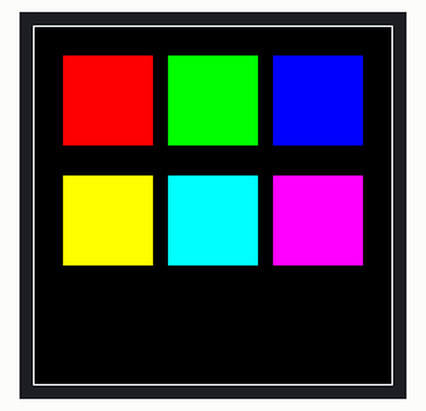
Recording of a program running on a simulated ESP32 board running MicroPython. On the bench: 240×240 colour display. What the program prints to the serial console is not drawn. At 5.9 s the program stops and its outputs stay as they are.

Above: at 5.9 s.

The program:

teste_st7789.py
```python
from machine import Pin, SPI
import time


# ============================================================
# ESP32-C3 SUPER MINI + ST7789 240x240
# ============================================================

PIN_SCK  = 4       # ST7789 SCL/SCK
PIN_MOSI = 6       # ST7789 SDA/MOSI
PIN_RST  = 21      # ST7789 RST / GPIO21 (TX)
PIN_DC   = 9       # ST7789 DC / GPIO9 (SCL)
PIN_CS   = 8       # ST7789 CS / GPIO8 (SDA)


# ============================================================
# CORES RGB565
# ============================================================

BLACK   = 0x0000
WHITE   = 0xFFFF
RED     = 0xF800
GREEN   = 0x07E0
BLUE    = 0x001F
YELLOW  = 0xFFE0
CYAN    = 0x07FF
MAGENTA = 0xF81F


# ============================================================
# COMANDOS ST7789
# ============================================================

SWRESET = 0x01
SLPOUT  = 0x11
COLMOD  = 0x3A
MADCTL  = 0x36
CASET   = 0x2A
RASET   = 0x2B
RAMWR   = 0x2C
INVON   = 0x21
DISPON  = 0x29


# ============================================================
# DRIVER ST7789
# ============================================================

class ST7789:

    def __init__(self):

        self.width = 240
        self.height = 240

        # SPI hardware da ESP32-C3
        self.spi = SPI(
            1,
            baudrate=40_000_000,
            polarity=0,
            phase=0,
            sck=Pin(PIN_SCK),
            mosi=Pin(PIN_MOSI)
        )

        # GPIOs definidos manualmente
        self.dc = Pin(PIN_DC, Pin.OUT)
        self.rst = Pin(PIN_RST, Pin.OUT)
        self.cs = Pin(PIN_CS, Pin.OUT)

        # Estado inicial
        self.cs.value(1)
        self.dc.value(1)

        # Inicialização
        self.reset()
        self.init_display()

    # ========================================================
    # RESET
    # ========================================================

    def reset(self):

        self.rst.value(1)
        time.sleep_ms(50)

        self.rst.value(0)
        time.sleep_ms(100)

        self.rst.value(1)
        time.sleep_ms(150)

    # ========================================================
    # ENVIA COMANDO
    # ========================================================

    def command(self, cmd):

        self.cs.value(0)

        self.dc.value(0)

        self.spi.write(bytes([cmd]))

        self.cs.value(1)

    # ========================================================
    # ENVIA DADOS
    # ========================================================

    def data(self, data):

        self.cs.value(0)

        self.dc.value(1)

        self.spi.write(data)

        self.cs.value(1)

    # ========================================================
    # INICIALIZAÇÃO DO ST7789
    # ========================================================

    def init_display(self):

        # Software reset
        self.command(SWRESET)
        time.sleep_ms(150)

        # Sai do modo sleep
        self.command(SLPOUT)
        time.sleep_ms(120)

        # 16 bits por pixel / RGB565
        self.command(COLMOD)
        self.data(b'\x55')
        time.sleep_ms(10)

        # Orientação
        self.command(MADCTL)
        self.data(b'\x00')

        # Área inicial
        self.set_window(
            0,
            0,
            self.width - 1,
            self.height - 1
        )

        # Inversão
        self.command(INVON)

        time.sleep_ms(10)

        # Display ON
        self.command(DISPON)

        time.sleep_ms(100)

    # ========================================================
    # DEFINE ÁREA DE ESCRITA
    # ========================================================

    def set_window(self, x0, y0, x1, y1):

        # Colunas
        self.command(CASET)

        self.data(bytes([
            x0 >> 8,
            x0 & 0xFF,
            x1 >> 8,
            x1 & 0xFF
        ]))

        # Linhas
        self.command(RASET)

        self.data(bytes([
            y0 >> 8,
            y0 & 0xFF,
            y1 >> 8,
            y1 & 0xFF
        ]))

        # Inicia escrita
        self.command(RAMWR)

    # ========================================================
    # PREENCHE TELA
    # ========================================================

    def fill(self, color):

        hi = color >> 8
        lo = color & 0xFF

        # Buffer de 256 pixels
        buffer = bytes([hi, lo]) * 256

        self.set_window(
            0,
            0,
            self.width - 1,
            self.height - 1
        )

        self.cs.value(0)
        self.dc.value(1)

        total = self.width * self.height

        blocks = total // 256
        remainder = total % 256

        for _ in range(blocks):
            self.spi.write(buffer)

        if remainder:
            self.spi.write(
                bytes([hi, lo]) * remainder
            )

        self.cs.value(1)

    # ========================================================
    # PIXEL
    # ========================================================

    def pixel(self, x, y, color):

        if x < 0 or x >= self.width:
            return

        if y < 0 or y >= self.height:
            return

        self.set_window(x, y, x, y)

        self.cs.value(0)
        self.dc.value(1)

        self.spi.write(bytes([
            color >> 8,
            color & 0xFF
        ]))

        self.cs.value(1)

    # ========================================================
    # RETÂNGULO
    # ========================================================

    def rect(self, x, y, w, h, color):

        if w <= 0 or h <= 0:
            return

        x2 = x + w - 1
        y2 = y + h - 1

        self.set_window(x, y, x2, y2)

        hi = color >> 8
        lo = color & 0xFF

        buffer = bytes([hi, lo]) * 256

        total = w * h

        self.cs.value(0)
        self.dc.value(1)

        blocks = total // 256
        remainder = total % 256

        for _ in range(blocks):
            self.spi.write(buffer)

        if remainder:
            self.spi.write(
                bytes([hi, lo]) * remainder
            )

        self.cs.value(1)

    # ========================================================
    # LINHA HORIZONTAL
    # ========================================================

    def hline(self, x, y, w, color):
        self.rect(x, y, w, 1, color)

    # ========================================================
    # LINHA VERTICAL
    # ========================================================

    def vline(self, x, y, h, color):
        self.rect(x, y, 1, h, color)


# ============================================================
# INICIALIZAÇÃO
# ============================================================

print()
print("====================================")
print(" ESP32-C3 + ST7789 240x240")
print("====================================")
print("SCK  :", PIN_SCK)
print("MOSI :", PIN_MOSI)
print("RST  :", PIN_RST)
print("DC   :", PIN_DC)
print("CS   :", PIN_CS)
print("====================================")

display = ST7789()

print("ST7789 inicializado!")


# ============================================================
# TESTE DE CORES
# ============================================================

display.fill(BLACK)
time.sleep(1)

display.fill(RED)
time.sleep(1)

display.fill(GREEN)
time.sleep(1)

display.fill(BLUE)
time.sleep(1)

display.fill(WHITE)
time.sleep(1)


# ============================================================
# TELA DE TESTE
# ============================================================

display.fill(BLACK)

# Borda superior
display.hline(0, 0, 240, WHITE)

# Borda inferior
display.hline(0, 239, 240, WHITE)

# Borda esquerda
display.vline(0, 0, 240, WHITE)

# Borda direita
display.vline(239, 0, 240, WHITE)


# Quadrados superiores
display.rect(20, 20, 60, 60, RED)
display.rect(90, 20, 60, 60, GREEN)
display.rect(160, 20, 60, 60, BLUE)

# Quadrados inferiores
display.rect(20, 100, 60, 60, YELLOW)
display.rect(90, 100, 60, 60, CYAN)
display.rect(160, 100, 60, 60, MAGENTA)

print("Teste concluído.")
```
